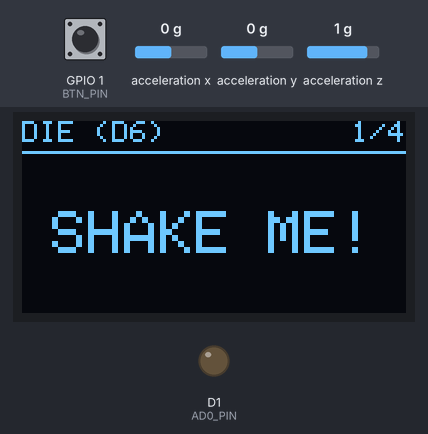
Simulated run of this sketch. Board: ESP8266 (NodeMCU). Parts: 128×64 one-colour display, output pins drawn as LEDs (lit = HIGH). Wiring (inferred from the names in the program): MPU-6050 motion sensor at I2C address 0x68. The test bench sets the inputs (shaded band); at power-on: acceleration x 0 g, GPIO 1 (BTN_PIN) LOW, acceleration y 0 g, acceleration z 1 g. Random numbers use the default seed unless the sketch sets one.

Above: at 1.2 s.
1.3 s: acceleration x set to -1.4 g
At 1.49 s:
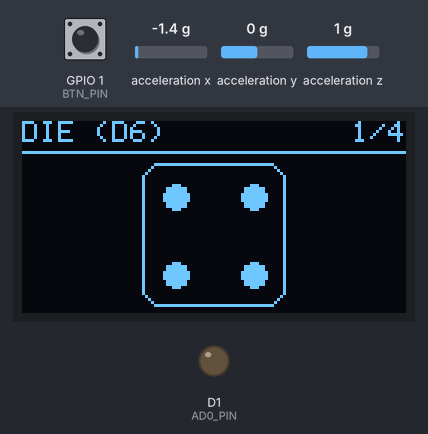
3.3 s: GPIO 1 (BTN_PIN) pulled HIGH for 0.15 s
4.0 s: GPIO 1 (BTN_PIN) pulled HIGH for 1 s
At 5.28 s:
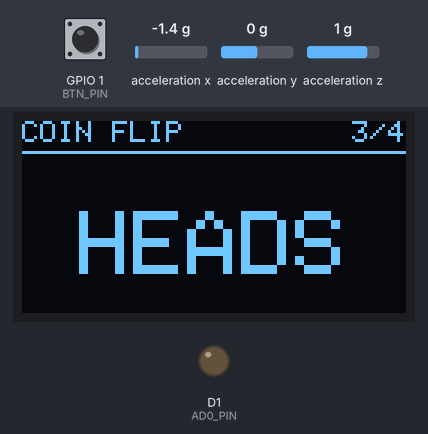
5.6 s: GPIO 1 (BTN_PIN) pulled HIGH for 0.15 s
At 6.0 s:
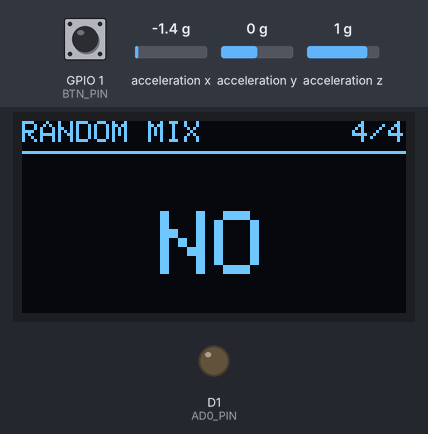
6.3 s: acceleration x set to 0 g
8.2 s: acceleration y set to -1.4 g
At 10.3 s:
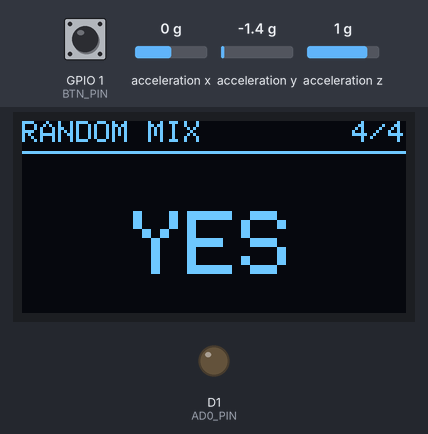

The sketch:

Descision_Die.ino
```cpp
#include <Wire.h>
#include <Adafruit_GFX.h>
#include <Adafruit_SSD1306.h>

// ---------- Pins ----------
#define BTN_PIN   D10      // push button module OUT
#define AD0_PIN   D1       // MPU AD0 (driven LOW -> address 0x68)
#define BTN_ACTIVE_HIGH true   // set false if your button module pulls LOW when pressed

// ---------- Display ----------
#define SCREEN_W 128
#define SCREEN_H 64
Adafruit_SSD1306 display(SCREEN_W, SCREEN_H, &Wire, -1);

// ---------- MPU6050 ----------
#define MPU_ADDR 0x68

// ---------- Shake tuning ----------
const float SHAKE_THRESHOLD_G = 0.6;   // deviation from 1g that counts as "shaking"
const uint16_t SHAKE_END_MS   = 400;   // how long it must be still before result
const uint16_t MIN_SHAKE_MS   = 300;   // ignore tiny bumps shorter than this

// ---------- Modes ----------
enum Mode { MODE_DIE, MODE_8BALL, MODE_COIN, MODE_RANDOM, MODE_COUNT };
const char* modeNames[] = { "DIE (D6)", "MAGIC 8-BALL", "COIN FLIP", "RANDOM MIX" };

const char* answers8[] = {
  "YES", "NO", "MAYBE", "DEFINITELY", "NOT LIKELY", "ASK LATER", "LOOKS GOOD", "DOUBTFUL"
};
const uint8_t NUM_ANSWERS = sizeof(answers8) / sizeof(answers8[0]);

Mode mode = MODE_DIE;
bool hasResult = false;
String resultText = "";
int dieValue = 1;

bool shaking = false;
uint32_t shakeStart = 0, lastShakeMs = 0, lastAnim = 0;
uint32_t entropy = 0;

// ---------- Button ----------
bool lastBtn = false;
uint32_t lastBtnChange = 0;

bool readButton() {
  bool raw = digitalRead(BTN_PIN);
  return BTN_ACTIVE_HIGH ? raw : !raw;
}

// ---------- MPU helpers ----------
void mpuWrite(uint8_t reg, uint8_t val) {
  Wire.beginTransmission(MPU_ADDR);
  Wire.write(reg);
  Wire.write(val);
  Wire.endTransmission();
}

bool readAccel(float &ax, float &ay, float &az) {
  Wire.beginTransmission(MPU_ADDR);
  Wire.write(0x3B);
  if (Wire.endTransmission(false) != 0) return false;
  if (Wire.requestFrom((uint8_t)MPU_ADDR, (uint8_t)6) != 6) return false;
  int16_t x = (Wire.read() << 8) | Wire.read();
  int16_t y = (Wire.read() << 8) | Wire.read();
  int16_t z = (Wire.read() << 8) | Wire.read();
  entropy ^= ((uint32_t)(x ^ y ^ z) << (micros() & 7)) + micros();
  ax = x / 4096.0;   // +/-8g range -> 4096 LSB/g
  ay = y / 4096.0;
  az = z / 4096.0;
  return true;
}

// ---------- Drawing ----------
void drawCentered(const String &s, uint8_t size, int y) {
  int16_t x1, y1;
  uint16_t w, h;
  display.setTextSize(size);
  display.getTextBounds(s, 0, 0, &x1, &y1, &w, &h);
  display.setCursor((SCREEN_W - w) / 2, y);
  display.print(s);
}

void drawHeader() {
  display.setTextSize(1);
  display.setTextColor(SSD1306_WHITE);
  display.setCursor(0, 0);
  display.print(modeNames[mode]);
  display.setCursor(110, 0);
  display.print(mode + 1);
  display.print("/");
  display.print(MODE_COUNT);
  display.drawFastHLine(0, 10, SCREEN_W, SSD1306_WHITE);
}

void drawDie(int v) {
  static const uint16_t masks[7] = { 0, 16, 257, 273, 325, 341, 365 };
  const int bx = 40, by = 14, bs = 48;
  display.drawRoundRect(bx, by, bs, bs, 6, SSD1306_WHITE);
  for (int i = 0; i < 9; i++) {
    if (masks[v] & (1 << i)) {
      int col = i % 3, row = i / 3;
      display.fillCircle(bx + 11 + col * 13, by + 11 + row * 13, 4, SSD1306_WHITE);
    }
  }
}

void drawResultText(const String &s) {
  uint8_t size = (s.length() <= 6) ? 3 : (s.length() <= 10 ? 2 : 1);
  if (s.length() > 6 && s.length() <= 10) size = 2;
  drawCentered(s, size, 30);
}

void render(bool animating, int animDie, const String &animText) {
  display.clearDisplay();
  drawHeader();

  if (animating) {
    if (mode == MODE_DIE) drawDie(animDie);
    else drawResultText(animText);
  } else if (!hasResult) {
    drawCentered("SHAKE ME!", 2, 30);
  } else {
    if (mode == MODE_DIE) drawDie(dieValue);
    else drawResultText(resultText);
  }
  display.display();
}

// ---------- Result generation ----------
String randomMixResult() {
  switch (random(5)) {       // each of the 5 outcomes equally likely
    case 0: return "HEADS";
    case 1: return "TAILS";
    case 2: return "YES";
    case 3: return "NO";
    default: return String(random(1, 1000001));   // 1 - 1,000,000
  }
}

String makeText(Mode m) {
  switch (m) {
    case MODE_8BALL:  return answers8[random(NUM_ANSWERS)];
    case MODE_COIN:   return random(2) ? "HEADS" : "TAILS";
    case MODE_RANDOM: return randomMixResult();
    default:          return "";
  }
}

void finalizeRoll() {
  randomSeed(entropy ^ micros());
  if (mode == MODE_DIE) dieValue = random(1, 7);
  else resultText = makeText(mode);
  hasResult = true;
  render(false, 0, "");
}

// ---------- Setup ----------
void setup() {
  pinMode(BTN_PIN, INPUT);
  pinMode(AD0_PIN, OUTPUT);
  digitalWrite(AD0_PIN, LOW);

  Wire.begin();
  Wire.setClock(400000);

  if (!display.begin(SSD1306_SWITCHCAPVCC, 0x3C)) {
    while (true) delay(100);   // OLED not found
  }
  display.clearDisplay();
  display.display();

  mpuWrite(0x6B, 0x00);   // wake up
  mpuWrite(0x1C, 0x10);   // accel range +/-8g
  mpuWrite(0x1A, 0x03);   // low-pass filter

  randomSeed(analogRead(A0) ^ micros());
  render(false, 0, "");
}

// ---------- Loop ----------
void loop() {
  uint32_t now = millis();

  // Button: press cycles mode
  bool btn = readButton();
  if (btn != lastBtn && now - lastBtnChange > 40) {
    lastBtnChange = now;
    lastBtn = btn;
    if (btn) {
      mode = (Mode)((mode + 1) % MODE_COUNT);
      hasResult = false;
      render(false, 0, "");
    }
  }

  // Shake detection
  float ax, ay, az;
  if (readAccel(ax, ay, az)) {
    float mag = sqrt(ax * ax + ay * ay + az * az);
    if (fabs(mag - 1.0) > SHAKE_THRESHOLD_G) {
      lastShakeMs = now;
      if (!shaking) {
        shaking = true;
        shakeStart = now;
      }
    }
  }

  // Rolling animation while shaking
  if (shaking) {
    if (now - lastAnim > 80) {
      lastAnim = now;
      render(true, random(1, 7), makeText(mode == MODE_DIE ? MODE_RANDOM : mode));
    }
    // Shake finished?
    if (now - lastShakeMs > SHAKE_END_MS) {
      shaking = false;
      if (lastShakeMs - shakeStart >= MIN_SHAKE_MS) finalizeRoll();
      else render(false, 0, "");   // was just a bump
    }
  }

  delay(5);
}
```

Measured:
- after the input at 1.3 s, the display: changes at once (image 1)
- after the input at 8.2 s, the display: first changes at once (image 4 shows a later state)
- what the display in image 4 shows lasts 0.4 s, from 10.1 s to 10.5 s
